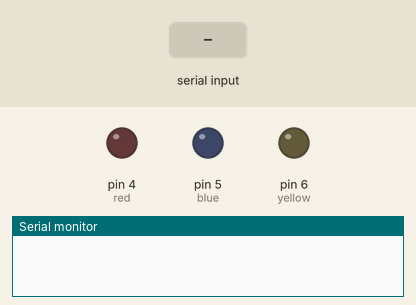
Simulated run of this sketch. Board: Arduino Uno, built with avr-gcc and run on an emulated ATmega328P. On the bench: output pins drawn as LEDs (lit = HIGH), the last lines printed to the serial monitor. The inputs (shaded band) are chosen by the test bench.

Above: at 1.2 s.
1.3 s: "90,45\n" received over the second serial link
At 2.1 s:
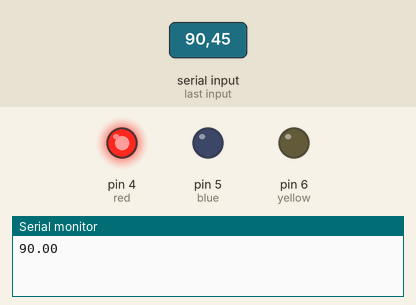
2.8 s: "200\n" received over the second serial link
At 3.2 s:
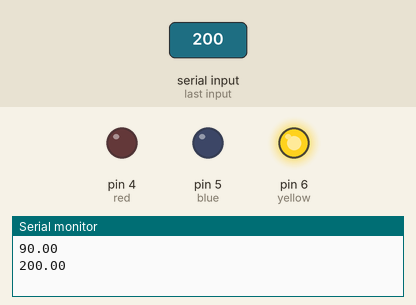
4.3 s: "30,150\n" received over the second serial link
At 5.6 s:
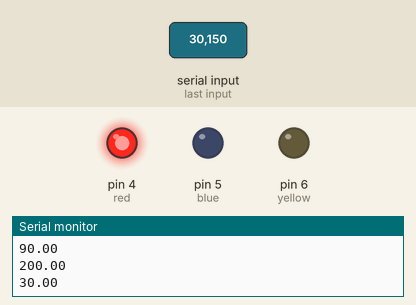
Timing chart, 0 to 7.3 s (numbered marks = the images above; inputs shaded):
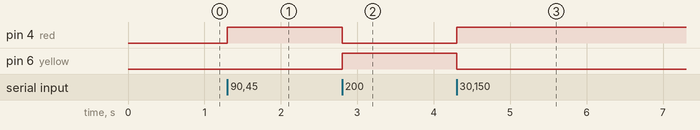

The sketch:

Receiver.ino
```cpp
#include <AltSoftSerial.h>
// The serial connection to the HC-12 module
AltSoftSerial hc12;
String receivedData = ""; // Buffer to store incoming data

const int red = 4;    // Red LED -- pin 4
const int yellow = 6; // Yellow LED -- pin 6
const int blue = 5;   // Blue LED -- pin 5

void setup()
{
    pinMode(red, OUTPUT);
    pinMode(yellow, OUTPUT);
    pinMode(blue, OUTPUT);
    Serial.begin(9600);
    hc12.begin(9600);
}

void loop()
{
    // Check HC-12
    while (hc12.available())
    {
        // Read the incoming data
        char incomingChar = hc12.read();
        receivedData += incomingChar;

        // Check if the incoming character is a newline character
        if (incomingChar == '\n')
        {
            //received data --> float
            float receivedFloat = receivedData.toFloat();


            Serial.println(receivedFloat);

            //Danger Zone
            if (receivedFloat < 100)
            {
                digitalWrite(red, HIGH);
                digitalWrite(yellow, LOW);
                digitalWrite(blue, LOW);
            }//Warning Zone
            else if (receivedFloat < 500 && receivedFloat > 100)
            {
                digitalWrite(red, LOW);
                digitalWrite(yellow, HIGH);
                digitalWrite(blue, LOW);
            }//Safe Zone
            else if (receivedFloat >= 500)
            {
                digitalWrite(red, LOW);
                digitalWrite(yellow, LOW);
                digitalWrite(blue, HIGH);
            }
            // Clear the buffer
            receivedData = "";
        }
        // delay(1000);
    }
}
```

Measured:
- after the input at 1.3 s, pin 4 (red): LOW → HIGH at once
- after the input at 2.8 s, pin 4 (red): HIGH → LOW at once; pin 6 (yellow): LOW → HIGH at once
- after the input at 4.3 s, pin 4 (red): LOW → HIGH at once; pin 6 (yellow): HIGH → LOW at once
